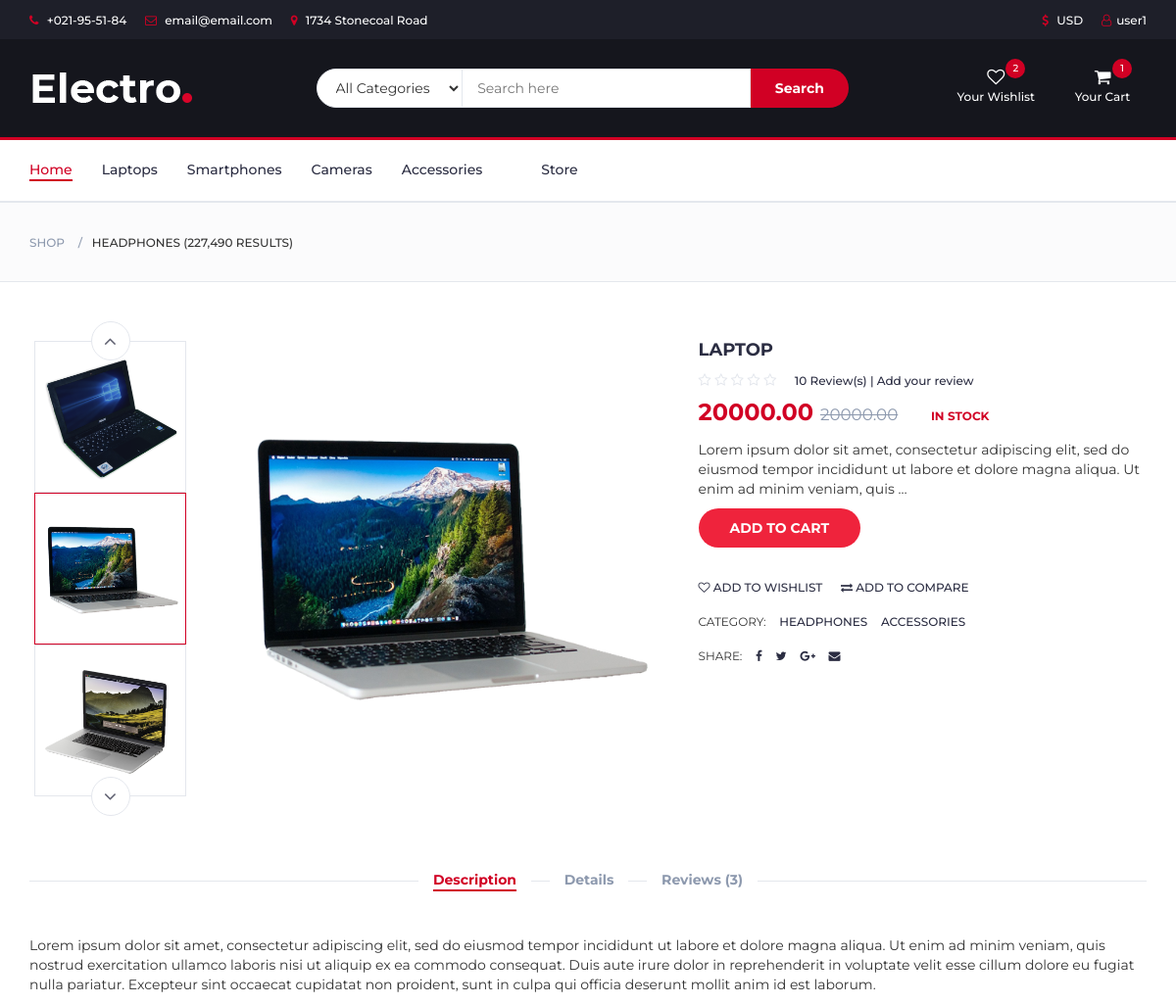
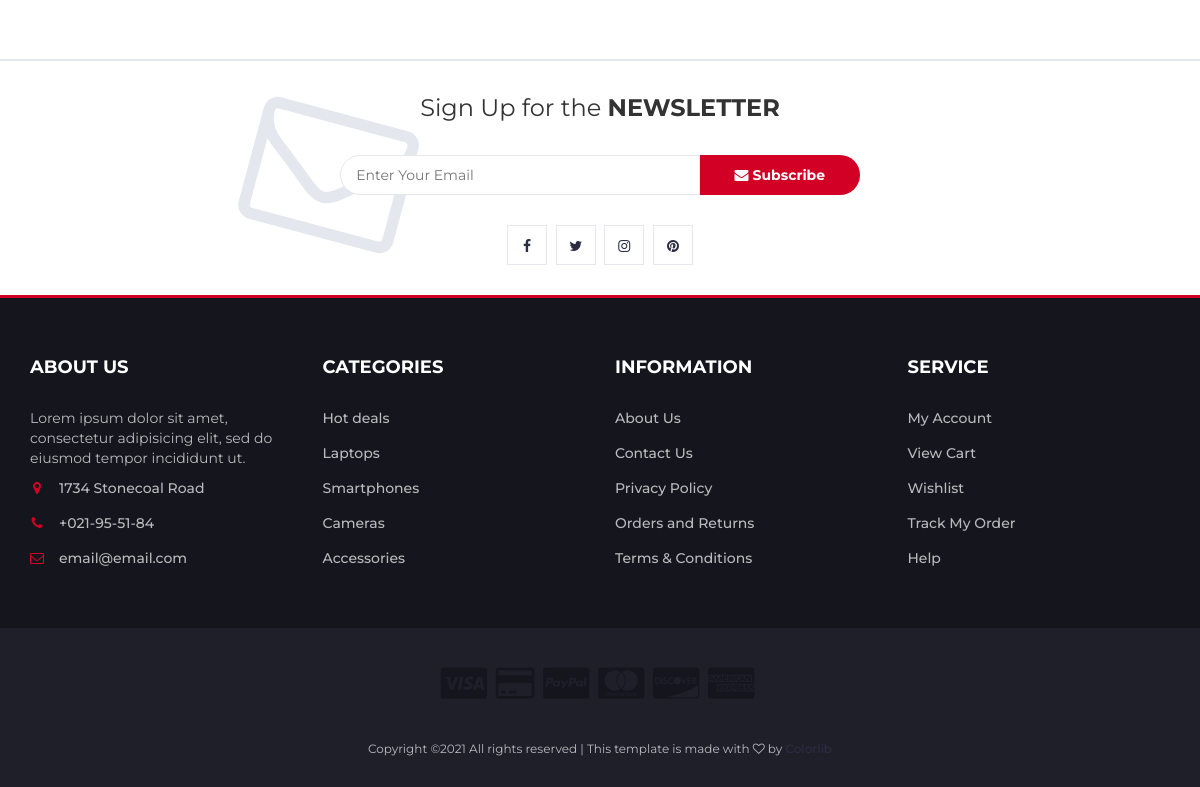
/product/1 (signed in), run on the app's committed database (2 pictures, top to bottom).
### shop/models.py (models this page shows, shortened)
class Product(models.Model):
    category = models.ForeignKey(Category, related_name='products', null=True, on_delete=models.SET_NULL)
    brand = models.ForeignKey(Brand, related_name='products', null=True, on_delete=models.SET_NULL)
    name = models.CharField(max_length=200, db_index=True)
    slug = models.SlugField(max_length=150, db_index=True, unique=True)
    main_photo = models.ImageField(upload_to='products/%Y/%m/%d', blank=True)
    photo_1 = models.ImageField(upload_to='products/%Y/%m/%d', blank=True)
    photo_2 = models.ImageField(upload_to='products/%Y/%m/%d', blank=True)
    photo_3 = models.ImageField(upload_to='products/%Y/%m/%d', blank=True)
    description = models.TextField()
    details = models.TextField()
    price = models.DecimalField(max_digits=10, decimal_places=2)
    old_price = models.DecimalField(max_digits=10, decimal_places=2, null=True, blank=True)
    stock = models.PositiveIntegerField(default=True)
    available = models.BooleanField(default=True)
    rait = models.PositiveIntegerField(default=0)
    created = models.DateTimeField(auto_now_add=True)
    updated = models.DateTimeField(auto_now=True)
    class Meta:
        ordering = ('name',)
        index_together = (('id', 'slug'),)

### shop/views.py (the view)
# urls.py: path('product/<int:pk>', views.product, name='product')
def product(request, pk):
	product = get_object_or_404(Product, pk=pk)
	return render(request, 'pages/product.html', {'product': product})

### cart/context_processors.py (called while the page is built)
def cart(request):
    if request.user.is_authenticated:
        widget_cart = ProductInBasket.objects.filter(author=request.user)
    else:
        session = request.session.session_key
        widget_cart = ProductInBasket.objects.filter(session_key=session)
    widget_cart_count = widget_cart.__len__()
    widget_cart_total = sum(Decimal(item.price) * item.quantity for item in widget_cart)
    return locals()

### templates/pages/product.html (shortened to what this page needs)
{% extends '../base.html' %}
{% load static %}
{% block container %}
        {% include '../layouts/breadcrumb.html' %}
		<div class="section">
			<div class="container">
				<div class="row">
					<div class="col-md-5 col-md-push-2">
						<div id="product-main-img">
							<div class="product-preview">
								<img src="{% if product.main_photo %}{{ product.main_photo.url }}{% else %}{% static 'img/placeholder-image.png' %}{% endif %}" alt="{{ product.name }}">
							</div>
						</div>
					</div>
					<div class="col-md-2  col-md-pull-5">
						<div id="product-imgs">
							<div class="product-preview">
								<img src="{% if product.main_photo %}{{ product.main_photo.url }}{% else %}{% static 'img/placeholder-image.png' %}{% endif %}" alt="{{ product.name }}">
							</div>
							{% if product.photo_1 %}
							<div class="product-preview">
								<img src="{{ product.photo_1.url }}" alt="">
							</div>
							{% endif %}
							{% if product.photo_3 %}
							<div class="product-preview">
								<img src="{{ product.photo_3.url }}" alt="">
							</div>
							{% endif %}
						</div>
					</div>
					<div class="col-md-5">
						<div class="product-details">
							<h2 class="product-name">{{ product.name }}</h2>
							<div>
								<div class="product-rating">
									{% for i in "stars" %}
										{% if product.rait > forloop.counter0 %}<i class="fa fa-star"></i>{% else %}<i class="fa fa-star-o"></i>{% endif %}
									{% endfor %}
								</div>
								<a class="review-link" href="#">10 Review(s) | Add your review</a>
							</div>
							<div>
								<h3 class="product-price">{{ product.price }} {% if product.old_price %}<del class="product-old-price">{{ product.old_price }}</del>{% endif %}</h3>
								<span class="product-available">In Stock</span>
							</div>
							<p>{{ product.description|truncatewords:25 }}</p>
							<div class="add-to-cart">
								<form action="{% url 'cart:cart_add' product.id %}" method="POST">
									<button type="submit" class="add-to-cart-btn"> add to cart</button>
								</form>
							</div>
							<ul class="product-btns">
								<li><a href="#"><i class="fa fa-heart-o"></i> add to wishlist</a></li>
								<li><a href="#"><i class="fa fa-exchange"></i> add to compare</a></li>
							</ul>
							<ul class="product-links">
								<li>Category:</li>
								<li><a href="#">Headphones</a></li>
								<li><a href="#">Accessories</a></li>
							</ul>
							<ul class="product-links">
								<li>Share:</li>
								<li><a href="#"><i class="fa fa-facebook"></i></a></li>
								<li><a href="#"><i class="fa fa-twitter"></i></a></li>
								<li><a href="#"><i class="fa fa-google-plus"></i></a></li>
								<li><a href="#"><i class="fa fa-envelope"></i></a></li>
							</ul>
						</div>
					</div>
					<div class="col-md-12">
						<div id="product-tab">
							<ul class="tab-nav">
								<li class="active"><a data-toggle="tab" href="#tab1">Description</a></li>
								<li><a data-toggle="tab" href="#tab2">Details</a></li>
								<li><a data-toggle="tab" href="#tab3">Reviews (3)</a></li>
							</ul>
							<div class="tab-content">
								<div id="tab1" class="tab-pane fade in active">
									<div class="row">
										<div class="col-md-12">
											<p>{{ product.description }}</p>
										</div>
									</div>
								</div>
							</div>
						</div>
					</div>
				</div>
			</div>
		</div>
		{% include '../layouts/newslater.html' %}
{% endblock %}

### templates/layouts/header.html (shortened to what this page needs)
{% load static %}
		<header>
			<div id="top-header">
				<div class="container">
					<ul class="header-links pull-left">
						<li><a href="tel:+021955184"><i class="fa fa-phone"></i> +021-95-51-84</a></li>
						<li><a href="mailto:email@email.com"><i class="fa fa-envelope-o"></i> email@email.com</a></li>
						<li><a href="https://www.google.com/maps/search/1734+Stonecoal+Road/" target="_blank"><i class="fa fa-map-marker"></i> 1734 Stonecoal Road</a></li>
					</ul>
					<ul class="header-links pull-right">
						<li><a href="#"><i class="fa fa-dollar"></i> USD</a></li>
						<li style="color:white;">
							{% if user.get_username %}
								{% if request.user.is_staff %}
									<a href="{% url 'authentication:admin' %}"><i class="fa fa-user-o"></i>{{ user.get_username }}</a>
								{% else %}
									<a href="{% url 'authentication:user' %}"><i class="fa fa-user-o"></i>{{ user.get_username }}</a>
								{% endif %}
							{% else %}
							<a href="{% url 'authentication:login' %}"><i class="fa fa-user-o"></i>Login</a>
							{% endif %}
						</li>
					</ul>
				</div>
			</div>
			<div id="header">
				<div class="container">
					<div class="row">
						<div class="col-md-3">
							<div class="header-logo">
								<a href="/" class="logo">
									<img src="{% static './img/logo.png' %}" alt="">
								</a>
							</div>
						</div>
						<div class="col-md-6">
							<div class="header-search">
								<form>
									<select class="input-select">
										<option value="0">All Categories</option>
									</select>
									<input class="input" placeholder="Search here">
									<button class="search-btn">Search</button>
								</form>
							</div>
						</div>
						<div class="col-md-3 clearfix">
							<div class="header-ctn">
								<div>
									<a href="#">
										<i class="fa fa-heart-o"></i>
										<span>Your Wishlist</span>
										<div class="qty">2</div>
									</a>
								</div>
								<div class="dropdown">
									<a class="dropdown-toggle" data-toggle="dropdown" aria-expanded="true">
										<i class="fa fa-shopping-cart"></i>
										<span>Your Cart</span>
										{% if widget_cart_count %}
										<div class="qty">{{ widget_cart_count }}</div>
										{% endif %}
									</a>
								</div>
							</div>
						</div>
					</div>
				</div>
			</div>
		</header>

### electro/static/css/style.css (style rules this page uses)
body { font-family: 'Montserrat', sans-serif; font-weight: 400; color: #333; }
h1, h2, h3, h4, h5, h6 { color: #2B2D42; font-weight: 700; margin: 0 0 10px; }
a { color: #2B2D42; font-weight: 500; -webkit-transition: 0.2s color; transition: 0.2s color; }
ul, ol { margin: 0; padding: 0; list-style: none }
.input { height: 40px; padding: 0px 15px; border: 1px solid #E4E7ED; background-color: #FFF; width: 100%; }
.input-select { padding: 0px 15px; background: #FFF; border: 1px solid #E4E7ED; height: 40px; }
.section { padding-top: 30px; padding-bottom: 30px; }
#top-header { padding-top: 10px; padding-bottom: 10px; background-color: #1E1F29; }
.header-links li { display: inline-block; margin-right: 15px; font-size: 12px; }
.header-links li:last-child { margin-right: 0px; }
.header-links li a { color: #FFF; }
.header-links li i { color: #D10024; margin-right: 5px; }
#header { padding-top: 15px; padding-bottom: 15px; background-color: #15161D; }
.header-logo { float: left; }
.header-logo .logo img { display: block; }
.header-search { padding: 15px 0px; }
.header-search form { position: relative; }
.header-search form .input-select { margin-right: -4px; border-radius: 40px 0px 0px 40px; }
.header-search form .input { width: calc(100% - 260px); margin-right: -4px; }
.header-search form .search-btn { height: 40px; width: 100px; background: #D10024; color: #FFF; font-weight: 700; border: none; border-radius: 0px 40px 40px 0px; }
.header-ctn { float: right; padding: 15px 0px; }
.header-ctn>div { display: inline-block; }
.header-ctn>div+div { margin-left: 15px; }
.header-ctn>div>a { display: block; position: relative; width: 90px; text-align: center; color: #FFF; }
.header-ctn>div>a>i { display: block; font-size: 18px; }
.header-ctn>div>a>span { font-size: 12px; }
.header-ctn>div>a>.qty { position: absolute; right: 15px; top: -10px; width: 20px; height: 20px; line-height: 20px; text-align: center; border-radius: 50%; font-size: 10px; color: #FFF; background-color: #D10024; }
#product-imgs .product-preview { margin: 0px 5px; border: 1px solid #E4E7ED; }
#product-imgs .product-preview.slick-current { border-color: #D10024; }
.product-preview img { width: 100%; }
.product-details .product-name { text-transform: uppercase; font-size: 18px; }
.product-details .product-rating { display: inline-block; margin-right: 15px; }
.product-details .product-rating>i { color: #E4E7ED; }
.product-details .review-link { font-size: 12px; }
.product-details .product-price { display: inline-block; font-size: 24px; margin-top: 10px; margin-bottom: 15px; color: #D10024; }
.product-details .product-price .product-old-price { font-size: 70%; font-weight: 400; color: #8D99AE; }
.product-details .product-available { font-size: 12px; text-transform: uppercase; font-weight: 700; margin-left: 30px; color: #D10024; }
.product-details .add-to-cart { margin-bottom: 30px; }
.product-details .add-to-cart .add-to-cart-btn { position: relative; border: 2px solid transparent; height: 40px; padding: 0 30px; background-color: #ef233c; color: #FFF; text-transform: uppercase; font-weight: 700; border-radius: 40px; -webkit-transition: 0.2s all; transition: 0.2s all; }
.product-details .product-btns li { display: inline-block; text-transform: uppercase; font-size: 12px; }
.product-details .product-btns li+li { margin-left: 15px; }
.product-details .product-links { margin-top: 15px; }
.product-details .product-links li { display: inline-block; text-transform: uppercase; font-size: 12px; }
.product-details .product-links li+li { margin-left: 10px; }
#product-tab { margin-top: 60px; }
#product-tab .tab-nav { position: relative; text-align: center; padding: 15px 0px; margin-bottom: 30px; }
#product-tab .tab-nav:after { content: ""; position: absolute; left: 0; right: 0; top: 50%; height: 1px; background-color: #E4E7ED; z-index: -1; }
#product-tab .tab-nav li { display: inline-block; background: #FFF; padding: 0px 15px; }
#product-tab .tab-nav li+li { margin-left: 15px; }
#product-tab .tab-nav li a { display: block; font-weight: 700; color: #8D99AE; }
#product-tab .tab-nav li.active a { color: #D10024; }
#product-tab .tab-nav li a:after { content: ""; display: block; width: 0%; height: 2px; background-color: #D10024; -webkit-transition: 0.2s all; transition: 0.2s all; }
#product-tab .tab-nav li a:hover:after, #product-tab .tab-nav li a:focus:after, #product-tab .tab-nav li.active a:after { width: 100%; }

### data on the page
Product: main_photo (picture), photo_1 (picture), photo_3 (picture), name "LAPTOP", rait 0 (drawn), price "20000.00", old_price "20000.00", description "Lorem ipsum dolor sit amet, consectetur adipiscing elit, sed do eiusmod tempor incididunt ut labore et dolore magna aliqua. Ut enim ad minim veniam, quis …", description "Lorem ipsum dolor sit amet, consectetur adipiscing elit, sed do eiusmod tempor incididunt ut labore et dolore magna aliqua. Ut enim ad minim veniam, quis nostrud exercitation ullamco laboris nisi ut aliquip ex ea commodo consequat. Duis aute irure dolor in reprehenderit in voluptate velit esse cillum dolore eu fugiat nulla pariatur. Excepteur sint occaecat cupidatat non proident, sunt in culpa qui officia deserunt mollit anim id est laborum."

### other printed values
{{ user.get_username }} "user1"
{{ widget_cart_count }} "1"
